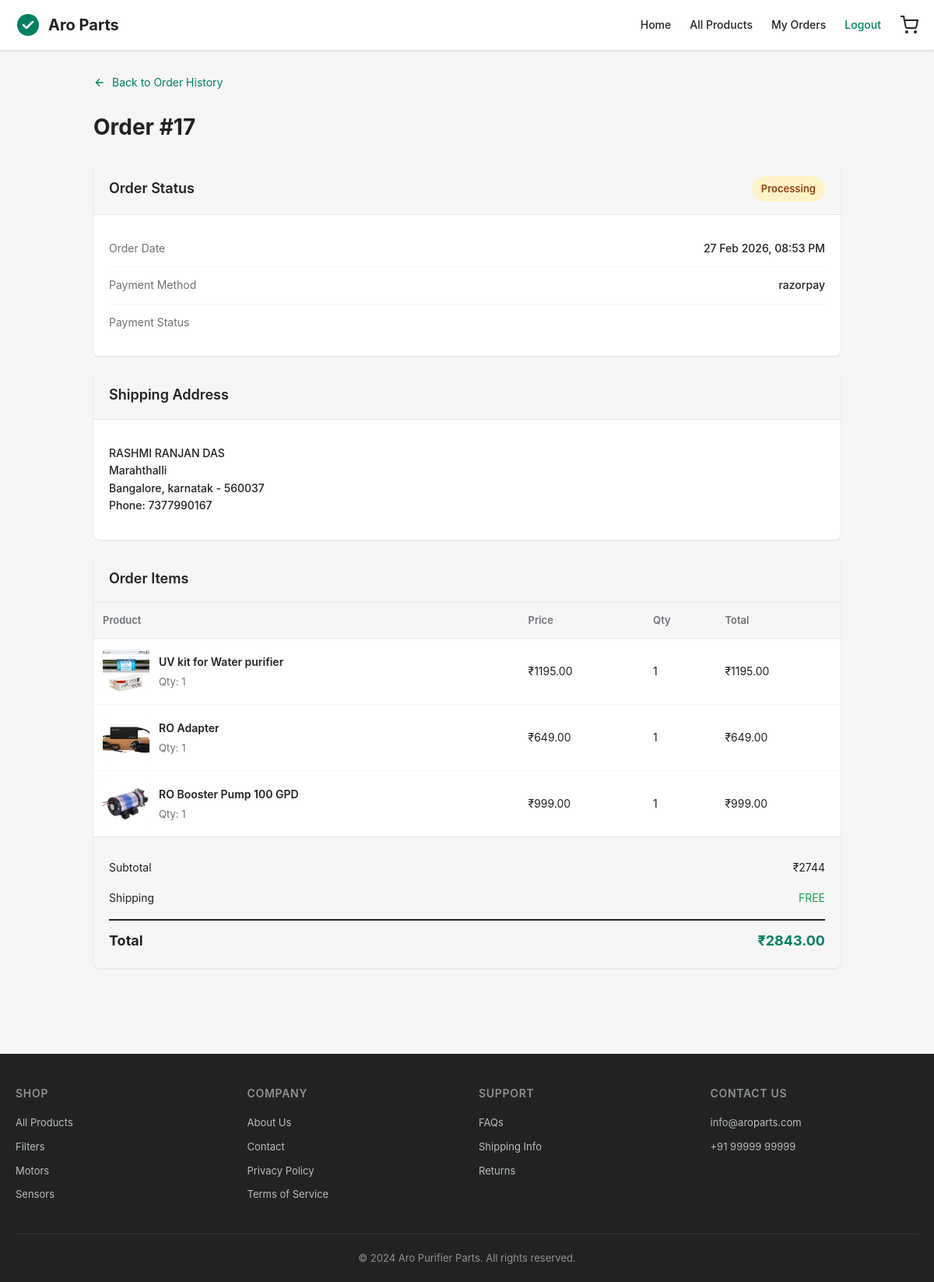
/order/17/ (signed in), run on the app's committed database.
### shop/models.py (models this page shows, shortened)
class Order(models.Model):
    PAYMENT_METHODS = [
        ('paypal', 'PayPal'),
    ]
    payment_method = models.CharField(max_length=20, choices=PAYMENT_METHODS, default='paypal')
    """
    Customer order
    """
    STATUS_CHOICES = [
        ('pending', 'Pending'),
        ('processing', 'Processing'),
        ('shipped', 'Shipped'),
        ('delivered', 'Delivered'),
        ('cancelled', 'Cancelled'),
    ]
    user = models.ForeignKey(User, on_delete=models.CASCADE, null=True, blank=True)
    customer_name = models.CharField(max_length=100)
    customer_email = models.EmailField()
    customer_phone = models.CharField(max_length=20)
    shipping_address = models.TextField()
    city = models.CharField(max_length=100)
    state = models.CharField(max_length=100, blank=True, default='')
    zip_code = models.CharField(max_length=20)
    landmark = models.CharField(max_length=200, blank=True, default='')
    total_amount = models.DecimalField(max_digits=10, decimal_places=2)
    status = models.CharField(max_length=20, choices=STATUS_CHOICES, default='pending')
    payment_status = models.CharField(max_length=20, default='pending')
    created_at = models.DateTimeField(auto_now_add=True)
    updated_at = models.DateTimeField(auto_now=True)

class OrderItem(models.Model):
    order = models.ForeignKey(Order, on_delete=models.CASCADE, related_name='items')
    product_name = models.CharField(max_length=200)
    product_price = models.DecimalField(max_digits=10, decimal_places=2)
    product_image = models.CharField(max_length=500, blank=True, null=True)
    quantity = models.PositiveIntegerField()

### shop/views.py (the view)
# urls.py: path('order/<int:order_id>/', views.order_detail, name='order_detail'),
@login_required(login_url='/accounts/login/')
def order_detail(request, order_id):
    order = get_object_or_404(Order, id=order_id, user=request.user)
    order_items = OrderItem.objects.filter(order=order)
    if order.total_amount >= 1500:
        shipping = 0
    else:
        shipping = 99
    subtotal = order.total_amount - shipping
    context = {
        'order': order,
        'order_items': order_items,
        'subtotal': subtotal,
        'shipping': shipping,
    }
    return render(request, 'shop/order_detail.html', context)

### templates/shop/order_detail.html (shortened to what this page needs)
{% extends 'base.html' %}
{% load static %}
{% block content %}
<div class="detail-page">
    <a href="{% url 'order_history' %}" class="back-btn">
        <svg width="16" height="16" viewBox="0 0 24 24" fill="none" stroke="currentColor" stroke-width="2">
            <path d="M19 12H5M12 19l-7-7 7-7"/>
        </svg>
        Back to Order History
    </a>
    <h1 class="detail-heading">Order #{{ order.id }}</h1>
    <div class="info-card">
        <div class="info-card-header">
            <span class="info-card-title">Order Status</span>
            <span class="order-status status-{{ order.status }}">{{ order.get_status_display }}</span>
        </div>
        <div class="info-card-body">
            <div class="info-row">
                <span class="info-label">Order Date</span>
                <span class="info-value">{{ order.created_at|date:"d M Y, h:i A" }}</span>
            </div>
            <div class="info-row">
                <span class="info-label">Payment Method</span>
                <span class="info-value">{{ order.get_payment_method_display }}</span>
            </div>
            <div class="info-row">
                <span class="info-label">Payment Status</span>
            </div>
        </div>
    </div>
    <div class="info-card">
        <div class="info-card-header">
            <span class="info-card-title">Shipping Address</span>
        </div>
        <div class="info-card-body">
            <div class="info-row">
                <span class="info-value" style="text-align: left;">
                    {{ order.customer_name }}<br>
                    {{ order.shipping_address }}<br>
                    {{ order.city }}, {{ order.state }} - {{ order.zip_code }}<br>
                    Phone: {{ order.customer_phone }}
                </span>
            </div>
        </div>
    </div>
    <div class="info-card">
        <div class="info-card-header">
            <span class="info-card-title">Order Items</span>
        </div>
        <div class="info-card-body" style="padding: 0;">
            <table class="products-table">
                <thead>
                    <tr>
                        <th>Product</th>
                        <th>Price</th>
                        <th>Qty</th>
                        <th>Total</th>
                    </tr>
                </thead>
                <tbody>
                    {% for item in order_items %}
                    <tr>
                        <td>
                            <div class="product-cell">
                                {% if item.product_image %}
                                <div class="product-image">
                                    <img src="{{ item.product_image }}" alt="{{ item.product_name }}">
                                </div>
                                {% endif %}
                                <div>
                                    <div class="product-name">{{ item.product_name }}</div>
                                    <div class="product-qty">Qty: {{ item.quantity }}</div>
                                </div>
                            </div>
                        </td>
                        <td>₹{{ item.product_price }}</td>
                        <td>{{ item.quantity }}</td>
                        <td>₹{{ item.product_price }}</td>
                    </tr>
                    {% endfor %}
                </tbody>
            </table>
            <div class="total-section">
                {% with shipping_cost=99 %}
                {% with order_total=order.total_amount %}
                <div class="total-row">
                    <span>Subtotal</span>
                    <span>₹{{ order_total|add:"-99" }}</span>
                </div>
                <div class="total-row">
                    <span>Shipping</span>
                    <span>
                        {% if order.total_amount >= 1500 %}
                        <span style="color: #16a34a;">FREE</span>
                        {% else %}
                        ₹{{ shipping_cost }}
                        {% endif %}
                    </span>
                </div>
                <div class="total-final">
                    <span>Total</span>
                    <span style="color: #008060;">₹{{ order.total_amount }}</span>
                </div>
                {% endwith %}
                {% endwith %}
            </div>
        </div>
    </div>
</div>
{% endblock %}

### static/css/shopify-dawn.css (style rules this page uses)
:root { --p-color-bg: #f6f6f7; --p-color-bg-subdued: #f1f2f4; --p-color-bg-surface: #ffffff; --p-color-text: #202223; --p-color-text-subdued: #6d7175; --p-color-text-inverse: #ffffff; --p-color-action-primary: #008060; --p-color-action-primary-hover: #006e52; --p-color-action-primary-active: #00523f; --p-color-border: #e1e3e5; --p-color-border-subdued: #e4e5e7; --p-color-interactive: #008060; --p-color-interactive-hover: #006e52; --p-color-success: #008060; --p-color-critical: #d82c0d; --p-color-warning: #c58c00; --p-color-bg-fill: #ffffff; --p-color-bg-fill-secondary: #f6f6f7; --p-shadow-card: 0 1px 3px rgba(0, 0, 0, 0.1); --p-shadow-card-hover: 0 4px 12px rgba(0, 0, 0, 0.15); --p-shadow-popover: 0 4px 12px rgba(0, 0, 0, 0.15); --p-border-radius: 8px; --p-border-radius-200: 4px; --p-border-radius-300: 8px; --p-border-radius-500: 16px; --p-border-radius-full: 200px; }
* { margin: 0; padding: 0; box-sizing: border-box; }
body { font-family: -apple-system, BlinkMacSystemFont, "San Francisco", "Segoe UI", Roboto, Helvetica, Arial, sans-serif; background-color: var(--p-color-bg); color: var(--p-color-text); margin: 0; line-height: 1.5; min-height: 100vh; }

### templates/base.html (style rules this page uses)
* { margin: 0; padding: 0; box-sizing: border-box; }
body { font-family: -apple-system, BlinkMacSystemFont, 'Segoe UI', Roboto, Oxygen, Ubuntu, sans-serif; line-height: 1.6; color: #202223; background: #f6f6f7; }

### templates/shop/order_detail.html (style rules this page uses)
.detail-page { max-width: 1000px; margin: 0 auto; padding: 30px 20px; }
.detail-heading { font-size: 28px; font-weight: 700; color: #202223; margin-bottom: 24px; }
.back-btn { display: inline-flex; align-items: center; gap: 8px; color: #008060; text-decoration: none; font-size: 14px; margin-bottom: 24px; transition: opacity 0.2s; }
.info-card { background: white; border-radius: 8px; box-shadow: 0 1px 3px rgba(0,0,0,0.1); margin-bottom: 20px; overflow: hidden; }
.info-card-header { display: flex; justify-content: space-between; align-items: center; padding: 16px 20px; background: #f6f6f7; border-bottom: 1px solid #e1e3e5; }
.info-card-title { font-size: 18px; font-weight: 600; color: #202223; }
.order-status { padding: 6px 12px; border-radius: 20px; font-size: 13px; font-weight: 600; }
.status-processing { background: #fef3c7; color: #92400e; }
.info-card-body { padding: 20px; }
.info-row { display: flex; justify-content: space-between; padding: 12px 0; border-bottom: 1px solid #f6f6f7; }
.info-row:last-child { border-bottom: none; }
.info-label { font-size: 14px; color: #6d7175; }
.info-value { font-size: 14px; font-weight: 500; color: #202223; text-align: right; }
.products-table { width: 100%; border-collapse: collapse; }
.products-table th { text-align: left; padding: 12px; background: #f6f6f7; font-size: 13px; font-weight: 600; color: #6d7175; border-bottom: 1px solid #e1e3e5; }
.products-table td { padding: 12px; border-bottom: 1px solid #f6f6f7; font-size: 14px; vertical-align: middle; }
.products-table tr:last-child td { border-bottom: none; }
.product-cell { display: flex; align-items: center; gap: 12px; }
.product-image { width: 60px; height: 60px; border-radius: 6px; overflow: hidden; background: #f6f6f7; flex-shrink: 0; display: flex; align-items: center; justify-content: center; }
.product-image img { width: 100%; height: 100%; object-fit: cover; }
.product-name { font-weight: 600; color: #202223; margin-bottom: 4px; }
.product-qty { font-size: 13px; color: #6d7175; }
.total-section { padding: 20px; background: #f6f6f7; border-top: 1px solid #e1e3e5; }
.total-row { display: flex; justify-content: space-between; padding: 8px 0; font-size: 14px; }
.total-final { display: flex; justify-content: space-between; padding-top: 12px; margin-top: 8px; border-top: 2px solid #202223; font-size: 18px; font-weight: 700; }

### data on the page
Order: id "17", status "Processing", created_at "27 Feb 2026, 08:53 PM", payment_method "razorpay", customer_name "RASHMI RANJAN DAS", shipping_address "Marahthalli", city "Bangalore", state "karnatak", zip_code "560037", customer_phone "7377990167", total_amount "2744", total_amount "2843.00"
OrderItem: product_image (picture), product_name "UV kit for Water purifier", quantity "1", product_price "1195.00"
OrderItem: product_image (picture), product_name "RO Adapter", quantity "1", product_price "649.00"
OrderItem: product_image (picture), product_name "RO Booster Pump 100 GPD", quantity "1", product_price "999.00"
